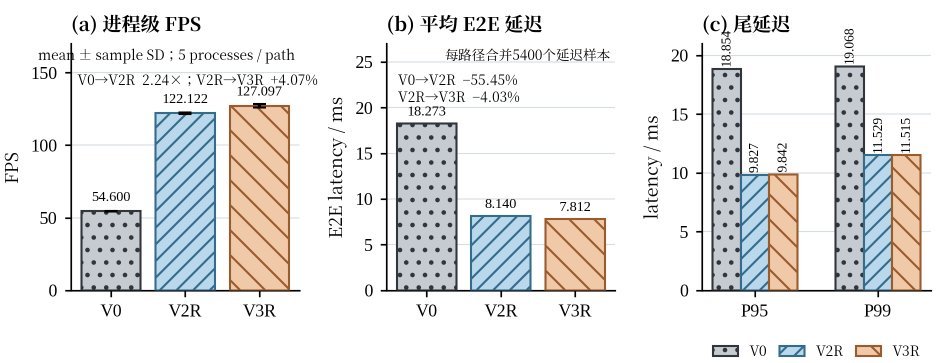
#> input picture docs/paper/phase5_6/visual/production/figures/fig3_main_e2e_phase56.png, 1890 x 726 px (shown at 1/2 size)
$ python -i validate_phase63_format.py   (imports and definitions only)
#> lines starting #> are read from the running program, lines starting #| are printed output that depends on the picture; after the words box and inside, x2 and y2 are one past the last pixel; in counts of white or black regions, pixels touching at a corner belong together
#!/usr/bin/env python3
"""Validate the active Phase 6.3 review-build and submission-gate contract."""

from __future__ import annotations

import argparse
import csv
import hashlib
import re
import zipfile
from pathlib import Path
from xml.etree import ElementTree as ET

from PIL import Image


ROOT = Path(__file__).resolve().parents[2]
MANUSCRIPT = ROOT / "docs/paper/manuscript"
FIGURE_MANIFEST = MANUSCRIPT / "figures/figure_manifest.csv"
EQUATION_MANIFEST = MANUSCRIPT / "equations/equation_manifest.csv"
W = "http://schemas.openxmlformats.org/wordprocessingml/2006/main"
M = "http://schemas.openxmlformats.org/officeDocument/2006/math"
WP = "http://schemas.openxmlformats.org/drawingml/2006/wordprocessingDrawing"
A = "http://schemas.openxmlformats.org/drawingml/2006/main"
R = "http://schemas.openxmlformats.org/officeDocument/2006/relationships"
PR = "http://schemas.openxmlformats.org/package/2006/relationships"
NS = {"w": W, "m": M, "wp": WP, "a": A, "r": R, "pr": PR}

FIGURE_CAPTIONS = {
    "图1": "图1　输入数据路径抽象及层级受控比较。图中层级表示结构变量的干预范围，不表示收益大小或组件级因果关系。",
    "图2": "图2　三条路径的端到端性能。(a) 为5个独立进程FPS的均值±样本标准差；(b)(c) 为每条路径合并5400个延迟样本的均值、P95和P99。",
    "图3": "图3　运行级分布与尾延迟。各点为独立进程级描述量，横向偏移仅用于区分，不表示运行配对。",
}
FIGURE_FLOAT_MARKERS = {
    "图1": "HFUT_FIGURE_FLOAT_F1",
    "图2": "HFUT_FIGURE_FLOAT_F2",
    "图3": "HFUT_FIGURE_FLOAT_F3",
}
STATISTICAL_REVIEW_PNGS = {
    "图2": ROOT / "docs/paper/phase5_6/visual/production/figures/fig3_main_e2e_phase56.png",
    "图3": ROOT / "docs/paper/phase5_6/visual/production/figures/fig4_run_level_distribution_phase56.png",
}
STATISTICAL_REVIEW_GEOMETRY = {
    "图2": {
        "canvas_pixels": [786, 1623],
        "svg": ROOT / "docs/paper/phase5_6/visual/production/figures/fig3_main_e2e_phase56.svg",
        "svg_view_box": "0 0 188.487562 389.492914",
    },
    "图3": {
        "canvas_pixels": [768, 1246],
        "svg": ROOT / "docs/paper/phase5_6/visual/production/figures/fig4_run_level_distribution_phase56.svg",
        "svg_view_box": "0 0 184.239562 298.994344",
    },
}
EXPECTED_WORD_DRAWING_EXTENTS = (
    (5_760_000, 2_851_093),
    (2_700_000, 5_575_190),
    (2_700_000, 4_380_468),
)
# Project QA advisory, not an HFUT publication limit. Report it to help detect
# unusually tall single-column figures, but never fail a build at this value.
ADVISORY_SINGLE_COLUMN_HEIGHT_CM = 15.5
# Artist-tight output should be close to symmetric, but raster antialiasing can
# differ by a few pixels. Two percent rejects the 10–13% baseline asymmetry
# without imposing a brittle zero-pixel rule.
MAX_HORIZONTAL_PADDING_ASYMMETRY = 0.02
MAX_BBOX_CENTER_OFFSET = 0.01
WORD_JOINER = "\u2060"
GOVERNED_NO_BREAK_PHRASE = f"每条路径报{WORD_JOINER}告5个进程级FPS"
TABLE_CAPTIONS = (
    "表1　三条输入数据路径的结构描述与派生量。名义输入复制载荷由跨边界表示推导，非实测流量。",
    "表2　平台、模型与统一基准协议。",
    "表3　三条路径在冻结工作负载和统一评价程序下的任务级正确性。",
)
REFERENCE_STYLE_IDS = ("HFUTReferenceEntry", "Bibliography")
REFERENCE_TEXT_SHA256 = "cc271cc81cc89342ef7652d8a51f81f25c431617d1da6b235faa72cca0c5ccef"
ACCENTED_SURNAME = "Sánchez-González"
PAGINATION_QA_CATEGORIES = (
    "ACCEPTABLE_TYPOGRAPHIC_RESERVE",
    "WIDOW_ORPHAN_RESERVE",
    "HEADING_KEEP_WITH_NEXT_RESERVE",
    "FLOAT_ANCHOR_FLOW_DEFECT",
    "UNKNOWN_LAYOUT_DEFECT",
)
FIGURE1_EARLY_CALLOUT = "三条路径的总体结构及层级受控比较关系见图1。"
FIGURE1_SOURCE = MANUSCRIPT / "sections/02_problem_definition.md"
FIGURE3_PRODUCTION_RELATED_BODY_OFFSET = 1


def qn(namespace: str, local: str) -> str:
    return f"{{{namespace}}}{local}"


def attr(node: ET.Element | None, local: str, namespace: str = W) -> str | None:
    return None if node is None else node.get(qn(namespace, local))


def text_of(node: ET.Element) -> str:
    text_tags = {qn(W, "t"), qn(M, "t")}
    return "".join(item.text or "" for item in node.iter() if item.tag in text_tags).strip()


# [63 lines left out: functions load_manifest_errors, section_values, style_contract, not called in this run]


def paragraph_style_id(paragraph: ET.Element) -> str | None:
    return attr(paragraph.find("w:pPr/w:pStyle", NS), "val")


# [96 lines left out: functions on_off_value, paragraph_pagination_audit, not called in this run]


def image_content_geometry(path: Path) -> dict[str, object]:
    """Measure non-background content with antialiasing noise suppressed."""

    with Image.open(path) as source:
#> source is the input picture: PIL image 1890x726 RGBA; mean R, G, B, A 230.7, 230.7, 230.3, 255
        rgba = source.convert("RGBA")
    composite = Image.new("RGBA", rgba.size, "white")
#> composite: PIL image 1890x726 RGBA; every value is 255
    composite.alpha_composite(rgba)
    rgb = composite.convert("RGB")
    mask = rgb.point(lambda value: 255 if value < 245 else 0).convert("1")
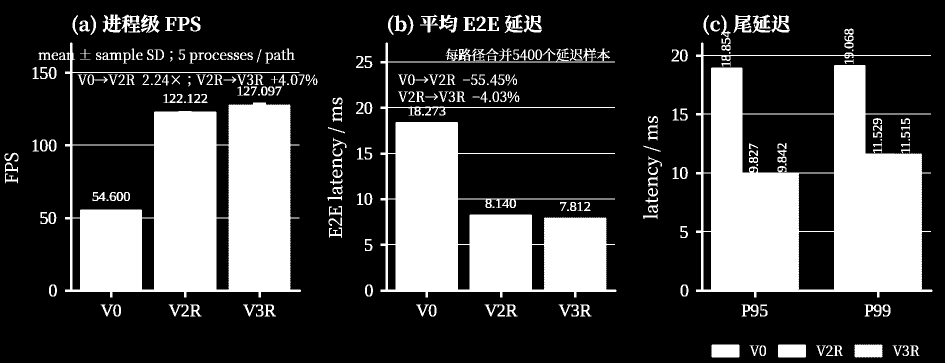
#> mask: PIL image 1890x726 1 (shown at 1/2 size); 27% white; 269 white regions (18 under 20 px), largest, box (x1, y1, x2, y2) and area: (1392, 85, 1865, 595) 120895, (130, 85, 602, 595) 116888, (761, 85, 1233, 595) 88409
    bbox = mask.getbbox()
#> bbox = (9, 29, 1865, 715)
    if bbox is None:
        raise ValueError(f"review PNG contains no visible content: {path}")
    left, top, right, bottom = bbox
#> left = 9; top = 29; right = 1865; bottom = 715
    width, height = rgb.size
#> width = 1890; height = 726
    left_padding = left
#> left_padding = 9
    right_padding = width - right
#> right_padding = 25
    top_padding = top
#> top_padding = 29
    bottom_padding = height - bottom
#> bottom_padding = 11
    return {
        "canvas_pixels": [width, height],
        "aspect_ratio": width / height,
        "content_bbox": [left, top, right, bottom],
        "padding_pixels": {
            "left": left_padding, "right": right_padding,
            "top": top_padding, "bottom": bottom_padding,
        },
        "horizontal_padding_asymmetry": abs(left_padding - right_padding) / width,
        "bbox_center_offset": abs((left + right) / 2 - width / 2) / width,
        "content_centroid_pixels": [(left + right) / 2, (top + bottom) / 2],
    }


# [507 lines left out: functions validate_docx, main, not called in this run]


# [2 lines not run here, left out]

>>> result = image_content_geometry('../../docs/paper/phase5_6/visual/production/figures/fig3_main_e2e_phase56.png')
#> result = 7 items
